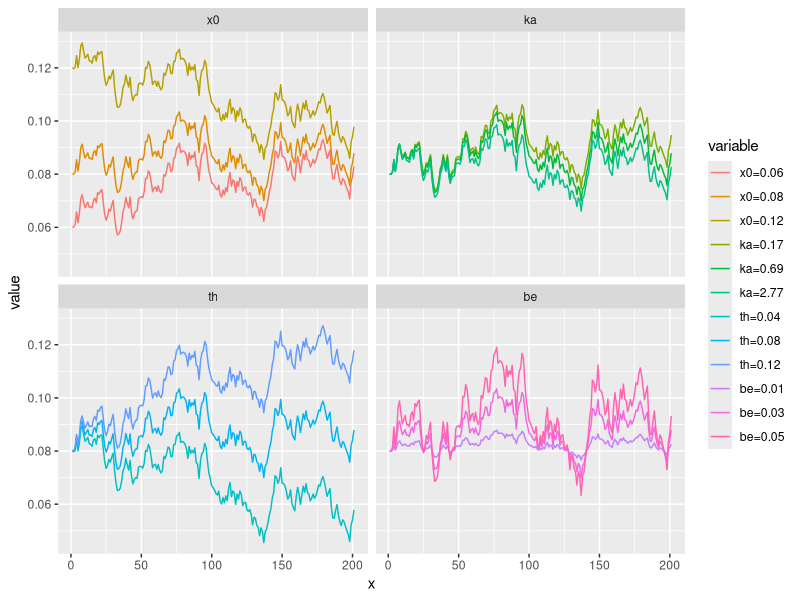
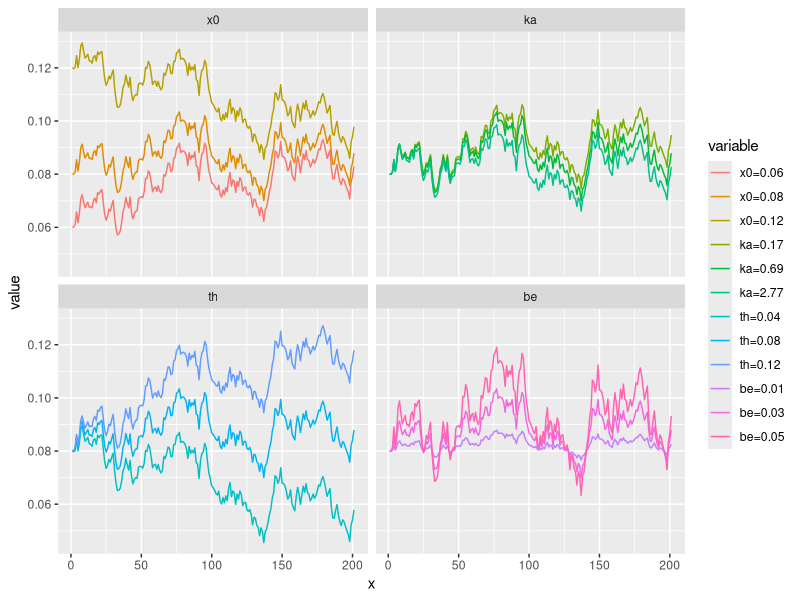

Reproduce these figures in R, in order.
require(ggplot2)
require(reshape2)
n <- 200 #将两天200等分
u_kappa <- log(2)
u_beta <- 0.03
u_theta <- 0.08
x0 <- 0.08
u_epsilon <- rnorm(n,mean=0,sd=1)
gx <- function(f_x0=x0,f_kappa=u_kappa,f_theta=u_theta,f_beta=u_beta,f_epsilon=u_epsilon,f_n=n){
  tmp <- c()
  tmp[1]=f_x0
  for (i in 1:f_n) {
    tmp[i+1] <- tmp[i]+f_kappa*(2/n)*(f_theta-tmp[i])+f_beta*f_epsilon[i]*sqrt(2/n)
  }
  tmp
}
ax1 <- gx(f_x0=0.06)
ax2 <- gx(f_x0=0.08)
ax3 <- gx(f_x0=0.12)
bk1 <- gx(f_kappa=0.17)
bk2 <- gx(f_kappa = 0.69)
bk3 <- gx(f_kappa=2.27)
ct1 <- gx(f_theta = 0.04)
ct2 <- gx(f_theta=0.08)
ct3 <- gx(f_theta=0.12)
db1 <- gx(f_beta = 0.01)
db2 <- gx(f_beta=0.03)
db3 <- gx(f_beta=0.05)
re <- data.frame(ax1,ax2,ax3,bk1,bk2,bk3,ct1,ct2,ct3,db1,db2,db3)
names(re) <- c("x0=0.06","x0=0.08","x0=0.12",
               "ka=0.17","ka=0.69","ka=2.77",
               "th=0.04","th=0.08","th=0.12",
               "be=0.01","be=0.03","be=0.05")
rem <- melt(data=re)
rem$c1 <- c(rep("x0",3*n+3),rep("ka",3*n+3),rep("th",3*n+3),rep("be",3*n+3))
rem$c1 <- factor(rem$c1,levels=c("x0","ka","th","be"))
rem$x <- rep(1:(n+1),12)
p <- ggplot(rem,aes(x=x,y=value))
p+geom_line(aes(color=variable))+facet_wrap(~c1)
ggsave("C:\\Users\\think\\Desktop\\FixedIncomeModelling.git\\trunk\\P54.PDF")
